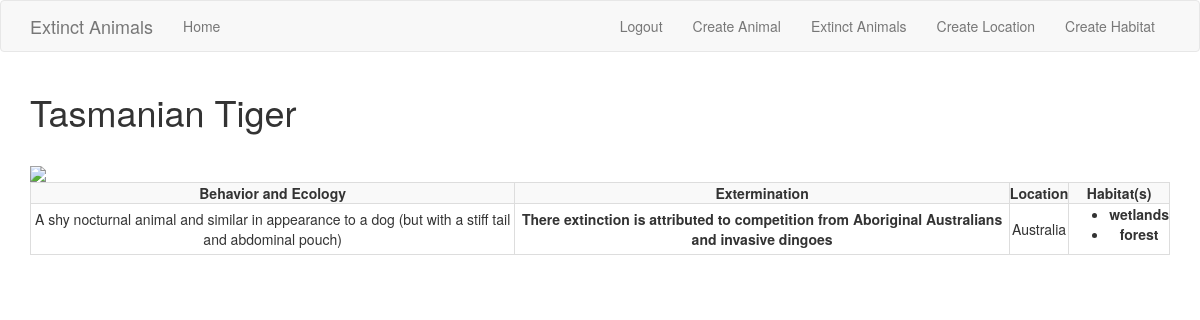
The page /animal/Tasmanian Tiger (signed in) on the database its author committed.
### app/models.py (models this page shows, shortened)
class Animal(db.Model):
    id = db.Column(db.Integer, primary_key=True)
    name = db.Column(db.String(64), index=True, unique=True)
    bio = db.Column(db.String(120), index=True, unique=True)
    extinction = db.Column(db.String(120), index=True, unique=True)
    year = db.Column(db.Integer)
    children = db.relationship("AnimalToHabitat", back_populates="parent")

class Location(db.Model):
    id = db.Column(db.Integer, primary_key=True)
    continent = db.Column(db.String(64), index=True, unique=True)
    habitats = db.relationship('Habitat', backref='hab', lazy='dynamic')

class Habitat(db.Model):
    id = db.Column(db.Integer, primary_key=True)
    name = db.Column(db.String(64), index=True, unique=True)
    climate = db.Column(db.String(64), index=True, unique=True)
    food = db.Column(db.String(64), index=True, unique=True)
    locationID = db.Column(db.Integer, db.ForeignKey('location.id'))
    parents = db.relationship("AnimalToHabitat", back_populates="child")

### app/routes.py (the view)
@app.route('/animal/<name>')
@login_required
def animal(name):
   form = AnimalForm()
   a = Animal.query.filter_by(name=name).first()
   p= AnimalToHabitat.query.filter_by(animalID=a.id).first()
   if p is None:
       h=""
       l=""
       loc=l
   else:
       h=Habitat.query.filter_by(id=p.habitatID).first()
       l=Location.query.filter_by(id=h.id).first()
       if l is None:
           a = Animal.query.filter_by(name=name).first()
           p = AnimalToHabitat.query.filter_by(animalID=a.id).first()
           h = Habitat.query.filter_by(id=p.habitatID).first()
           l = Location.query.filter_by(id=h.locationID).first()
           loc = l.continent
       else:
           loc = l.continent
   pp = AnimalToHabitat.query.filter_by(animalID=a.id).all()
   habitats = {'username': 'sonya'}
   all_animals = Habitat.query.all()
   posts = list()
   for hh in pp:
       posts.append({'animals': {'username': Habitat.query.filter_by(id=hh.habitatID).first()},
                     })
   if form.validate_on_submit():
       title = form.username.data
   else:
       title = a.name
   if form.validate_on_submit():
       flash('Animal was created {}'.format(
           form.username.data))
   if form.validate_on_submit():
       picture = 'https://myelitedetail.us/images/drawn-animal-extinct-animal/drawn-animal-extinct-animal-20.jpg'
   else:
       picture = "https://upload.wikimedia.org/wikipedia/commons/thumb/1/12/" \
                 "Zanzibar_Leopard_2.JPG/800px-Zanzibar_Leopard_2.JPG"
   if form.validate_on_submit():
       bio = form.animalBio.data
   else:
       bio = a.bio
   if form.validate_on_submit():
       extermination = form.extermination.data
   else:
       extermination = a.extinction
       hab=posts
   return render_template("animal.html", b=bio, e=extermination, p=picture, t=title,h=hab,l=loc,animals=all_animals,posts=posts)

### app/models.py (called while the page is built)
@login.user_loader
def load_user(id):
    return User.query.get(int(id))

### app/Templates/animal.html (shortened to what this page needs)
<!DOCTYPE html>
<html lang="en">
{% extends "base.html" %}
{% block app_content %}
<h1>{{t}}</h1>
<br>
<table class="table-bordered table-striped table-hover">
    <thread class="thread-dark">
    <tr>
        <th class="text-center">Behavior and Ecology</th>
        <th class="text-center">Extermination</th>
        <th class="text-center">Location</th>
        <th class="text-center">Habitat(s)</th>
    </tr>
    </thread>
    <tr>
<img src= {{p}}>
<td class="text-center">{{b}}</td>
<th class="text-center">{{e}}</th>
<td class="text-center">{{l}}</td>
  <td class="text-center"><ul>
       {% for post in posts %}
        <li><b>{{ post.animals.username.name }}</b></li>
       {% endfor %}
  </ul></td>
    </tr>
</table>
<br>
{% endblock %}

### rows shown on the page
Animal: name "Tasmanian Tiger", bio "A shy nocturnal animal and similar in appearance to a dog (but with a stiff tail and abdominal pouch)", extinction "There extinction is attributed to competition from Aboriginal Australians and invasive dingoes"
Location: continent "Australia"
Habitat: animals.username.name "wetlands"
Habitat: animals.username.name "forest"
